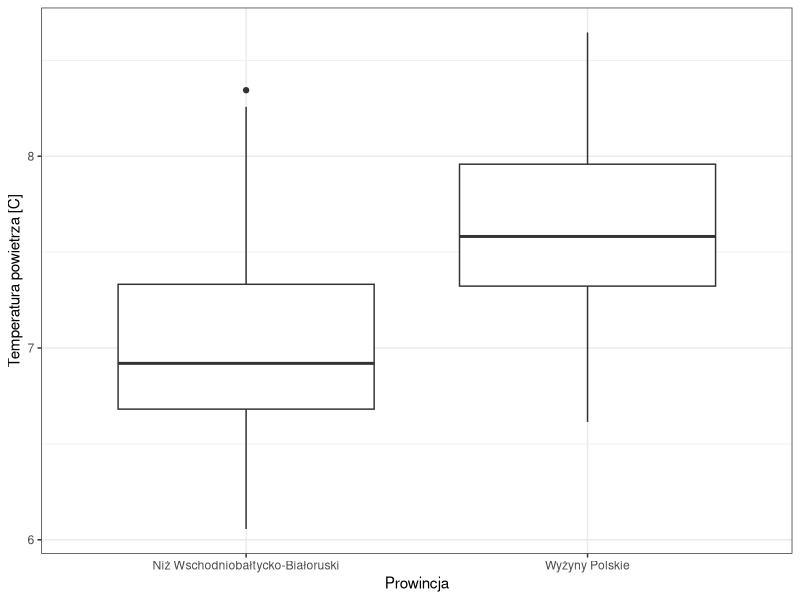
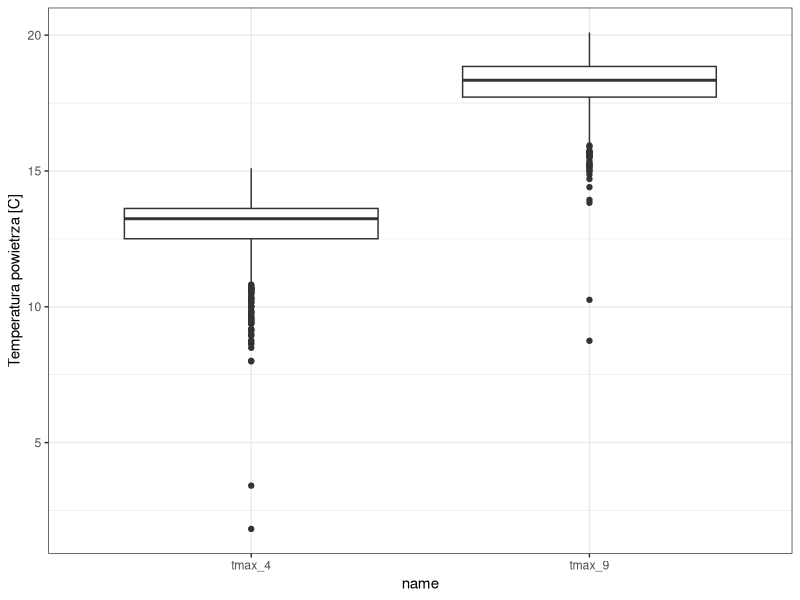

Write R code to recreate these figures, in order. (Note: this script raises an error after producing the figures.)
## ---- chunk 1
pomiary_pol = read.csv("data/pomiary_pol.csv")
pomiary_pol2 = subset(pomiary_pol, 
                      prowincja %in%
                       c("Niż Wschodniobałtycko-Białoruski",
                         "Wyżyny Polskie"))
head(pomiary_pol2)
## ---- chunk 2
#| message: false
#| warning: false
library(ggplot2)
ggplot(pomiary_pol2, aes(x = prowincja, y = annual_tavg)) + 
  geom_boxplot() + 
  labs(x = "Prowincja", y = "Temperatura powietrza [C]") + 
  theme_bw()
## ---- chunk 3
t.test(annual_tavg ~ prowincja, data = pomiary_pol2)
## ---- chunk 4
t.test(annual_tavg ~ prowincja, data = pomiary_pol2, 
       alternative = "greater")
## ---- chunk 5
t.test(annual_tavg ~ prowincja, data = pomiary_pol2, 
       alternative = "less")
## ---- chunk 6
library(dplyr)
library(tidyr)
library(ggplot2)
pomiary_pol = read.csv("data/pomiary_pol.csv")
head(pomiary_pol)
## ---- chunk 7
#| message: false
#| warning: false

pomiary_pol_l <- pomiary_pol %>% 
  select(pomiar_id, tmax_4, tmax_9) %>% 
  pivot_longer(contains("tmax"))

ggplot(pomiary_pol_l, aes(name, value)) + 
  geom_boxplot() + 
  labs(y = "Temperatura powietrza [C]") + 
  theme_bw()
## ---- chunk 8
t.test(pomiary_pol$tmax_4, pomiary_pol$tmax_9, paired = TRUE, alternative = "greater")
## ---- chunk 9
t.test(value ~ name, data = pomiary_pol_l, paired = TRUE)
## ---- chunk 10
pomiary_pol = read.csv("data/pomiary_pol.csv")
pomiary_pol2 = subset(pomiary_pol, 
                     prowincja %in%
                       c("Niż Wschodniobałtycko-Białoruski",
                         "Wyżyny Polskie"))
## ---- chunk 11
var.test(annual_tavg ~ prowincja, data = pomiary_pol2)
## ---- chunk 12
pomiary_pol = read.csv("data/pomiary_pol.csv")
pomiary_pol2 = subset(pomiary_pol, 
                     prowincja %in%
                       c("Niż Wschodniobałtycko-Białoruski",
                         "Wyżyny Polskie"))
## ---- chunk 13
#| message: false
library(car)
leveneTest(annual_tavg ~ prowincja, data = pomiary_pol2)
